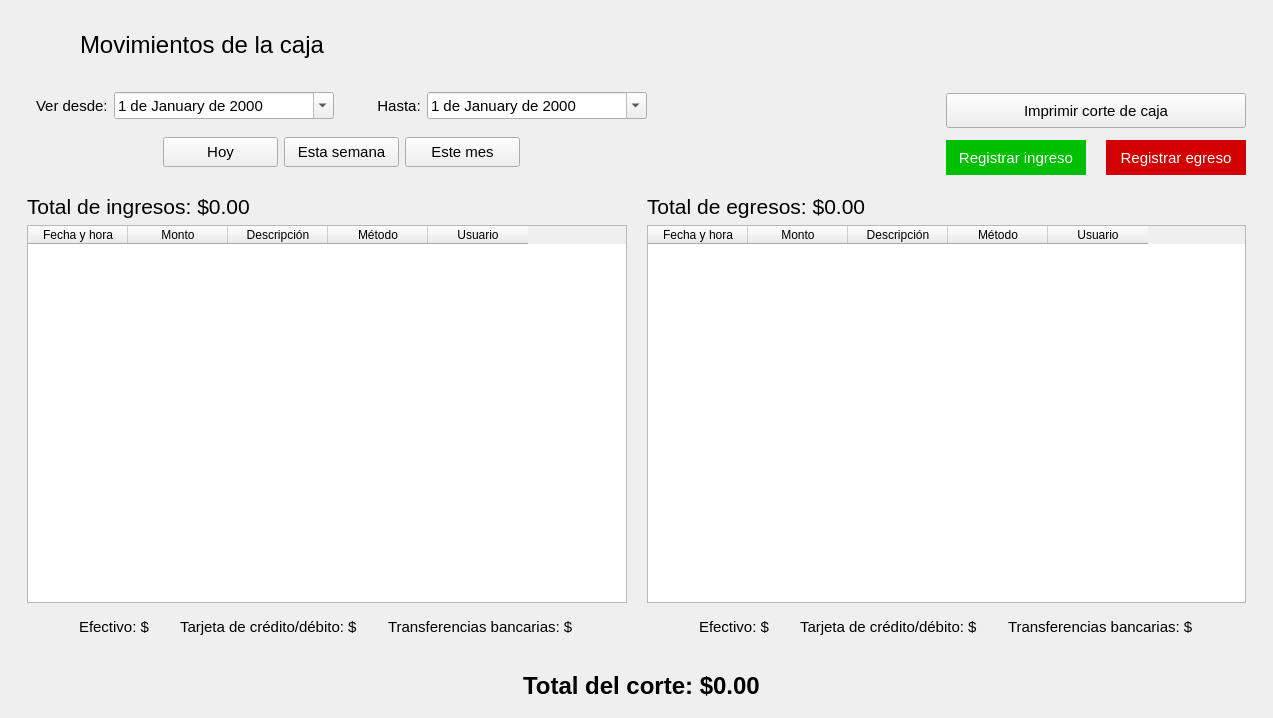
<?xml version="1.0" encoding="UTF-8"?>
<ui version="4.0">
 <class>Caja</class>
 <widget class="QMainWindow" name="Caja">
  <property name="geometry">
   <rect>
    <x>0</x>
    <y>0</y>
    <width>1273</width>
    <height>718</height>
   </rect>
  </property>
  <property name="minimumSize">
   <size>
    <width>1085</width>
    <height>650</height>
   </size>
  </property>
  <property name="windowTitle">
   <string>Administrar usuarios</string>
  </property>
  <property name="windowIcon">
   <iconset resource="../resources.qrc">
    <normaloff>:/img/icon.ico</normaloff>:/img/icon.ico</iconset>
  </property>
  <widget class="QWidget" name="centralwidget">
   <layout class="QVBoxLayout" name="verticalLayout">
    <property name="spacing">
     <number>0</number>
    </property>
    <item alignment="Qt::AlignLeft|Qt::AlignTop">
     <widget class="QFrame" name="frame">
      <property name="font">
       <font>
        <family>Segoe UI</family>
       </font>
      </property>
      <property name="frameShape">
       <enum>QFrame::NoFrame</enum>
      </property>
      <property name="frameShadow">
       <enum>QFrame::Raised</enum>
      </property>
      <layout class="QHBoxLayout" name="horizontalLayout">
       <property name="spacing">
        <number>20</number>
       </property>
       <property name="leftMargin">
        <number>19</number>
       </property>
       <property name="topMargin">
        <number>15</number>
       </property>
       <property name="rightMargin">
        <number>19</number>
       </property>
       <item>
        <widget class="QPushButton" name="btRegresar">
         <property name="font">
          <font>
           <family>Segoe UI</family>
          </font>
         </property>
         <property name="cursor">
          <cursorShape>PointingHandCursor</cursorShape>
         </property>
         <property name="styleSheet">
          <string notr="true">QPushButton {
        background-color: transparent;
        border: none;
        padding: 0px;
    }
    QPushButton:hover {
        background-color: rgba(255, 255, 255, 0);
    }
    QPushButton:pressed {
        background-color: rgba(255, 255, 255, 0);
    }</string>
         </property>
         <property name="icon">
          <iconset resource="../resources.qrc">
           <normaloff>:/img/resources/images/leftarrow.png</normaloff>:/img/resources/images/leftarrow.png</iconset>
         </property>
         <property name="iconSize">
          <size>
           <width>40</width>
           <height>40</height>
          </size>
         </property>
         <property name="flat">
          <bool>true</bool>
         </property>
        </widget>
       </item>
       <item>
        <widget class="QLabel" name="lbTitulo">
         <property name="minimumSize">
          <size>
           <width>261</width>
           <height>41</height>
          </size>
         </property>
         <property name="font">
          <font>
           <family>Segoe UI</family>
           <pointsize>18</pointsize>
          </font>
         </property>
         <property name="text">
          <string>Movimientos de la caja</string>
         </property>
        </widget>
       </item>
      </layout>
     </widget>
    </item>
    <item>
     <widget class="QFrame" name="frame_2">
      <property name="font">
       <font>
        <family>Segoe UI</family>
       </font>
      </property>
      <property name="frameShape">
       <enum>QFrame::NoFrame</enum>
      </property>
      <property name="frameShadow">
       <enum>QFrame::Raised</enum>
      </property>
      <layout class="QGridLayout" name="gridLayout">
       <property name="verticalSpacing">
        <number>0</number>
       </property>
       <item row="0" column="1" alignment="Qt::AlignRight|Qt::AlignVCenter">
        <widget class="QFrame" name="frame_5">
         <property name="font">
          <font>
           <family>Segoe UI</family>
          </font>
         </property>
         <property name="frameShape">
          <enum>QFrame::NoFrame</enum>
         </property>
         <property name="frameShadow">
          <enum>QFrame::Raised</enum>
         </property>
         <layout class="QGridLayout" name="gridLayout_3">
          <property name="horizontalSpacing">
           <number>20</number>
          </property>
          <property name="verticalSpacing">
           <number>12</number>
          </property>
          <item row="0" column="0" colspan="2">
           <widget class="QPushButton" name="btImprimir">
            <property name="minimumSize">
             <size>
              <width>0</width>
              <height>35</height>
             </size>
            </property>
            <property name="font">
             <font>
              <family>Segoe UI</family>
              <pointsize>11</pointsize>
             </font>
            </property>
            <property name="text">
             <string>Imprimir corte de caja</string>
            </property>
           </widget>
          </item>
          <item row="1" column="0">
           <widget class="QPushButton" name="btIngreso">
            <property name="minimumSize">
             <size>
              <width>140</width>
              <height>35</height>
             </size>
            </property>
            <property name="font">
             <font>
              <family>Segoe UI</family>
              <pointsize>11</pointsize>
             </font>
            </property>
            <property name="styleSheet">
             <string notr="true">color: rgb(255, 255, 255);
background-color: rgb(0, 190, 0);
border: 0px;</string>
            </property>
            <property name="text">
             <string>Registrar ingreso</string>
            </property>
           </widget>
          </item>
          <item row="1" column="1">
           <widget class="QPushButton" name="btEgreso">
            <property name="minimumSize">
             <size>
              <width>140</width>
              <height>35</height>
             </size>
            </property>
            <property name="font">
             <font>
              <family>Segoe UI</family>
              <pointsize>11</pointsize>
             </font>
            </property>
            <property name="styleSheet">
             <string notr="true">color: rgb(255, 255, 255);
background-color: rgb(210, 0, 0);
border: 0px;</string>
            </property>
            <property name="text">
             <string>Registrar egreso</string>
            </property>
           </widget>
          </item>
         </layout>
        </widget>
       </item>
       <item row="0" column="0" alignment="Qt::AlignLeft">
        <widget class="QFrame" name="frame_6">
         <property name="font">
          <font>
           <family>Segoe UI</family>
          </font>
         </property>
         <property name="frameShape">
          <enum>QFrame::NoFrame</enum>
         </property>
         <property name="frameShadow">
          <enum>QFrame::Raised</enum>
         </property>
         <layout class="QVBoxLayout" name="verticalLayout_2">
          <property name="spacing">
           <number>0</number>
          </property>
          <property name="topMargin">
           <number>0</number>
          </property>
          <item>
           <widget class="QFrame" name="frame_7">
            <property name="font">
             <font>
              <family>Segoe UI</family>
             </font>
            </property>
            <layout class="QHBoxLayout" name="horizontalLayout_3">
             <item>
              <widget class="QLabel" name="label">
               <property name="font">
                <font>
                 <family>Segoe UI</family>
                 <pointsize>11</pointsize>
                </font>
               </property>
               <property name="text">
                <string>Ver desde:</string>
               </property>
              </widget>
             </item>
             <item>
              <widget class="QDateEdit" name="dateDesde">
               <property name="minimumSize">
                <size>
                 <width>220</width>
                 <height>0</height>
                </size>
               </property>
               <property name="maximumSize">
                <size>
                 <width>220</width>
                 <height>16777215</height>
                </size>
               </property>
               <property name="font">
                <font>
                 <family>Segoe UI</family>
                 <pointsize>11</pointsize>
                </font>
               </property>
               <property name="displayFormat">
                <string>d 'de' MMMM 'de' yyyy</string>
               </property>
               <property name="calendarPopup">
                <bool>true</bool>
               </property>
              </widget>
             </item>
             <item>
              <widget class="QLabel" name="label_2">
               <property name="font">
                <font>
                 <family>Segoe UI</family>
                 <pointsize>11</pointsize>
                </font>
               </property>
               <property name="text">
                <string>         Hasta:</string>
               </property>
              </widget>
             </item>
             <item>
              <widget class="QDateEdit" name="dateHasta">
               <property name="minimumSize">
                <size>
                 <width>220</width>
                 <height>0</height>
                </size>
               </property>
               <property name="maximumSize">
                <size>
                 <width>220</width>
                 <height>16777215</height>
                </size>
               </property>
               <property name="font">
                <font>
                 <family>Segoe UI</family>
                 <pointsize>11</pointsize>
                </font>
               </property>
               <property name="displayFormat">
                <string>d 'de' MMMM 'de' yyyy</string>
               </property>
               <property name="calendarPopup">
                <bool>true</bool>
               </property>
              </widget>
             </item>
            </layout>
           </widget>
          </item>
          <item alignment="Qt::AlignHCenter">
           <widget class="QFrame" name="frame_13">
            <property name="font">
             <font>
              <family>Segoe UI</family>
             </font>
            </property>
            <layout class="QHBoxLayout" name="horizontalLayout_9">
             <item>
              <widget class="QPushButton" name="btHoy">
               <property name="minimumSize">
                <size>
                 <width>115</width>
                 <height>30</height>
                </size>
               </property>
               <property name="font">
                <font>
                 <family>Segoe UI</family>
                 <pointsize>11</pointsize>
                </font>
               </property>
               <property name="text">
                <string>Hoy</string>
               </property>
              </widget>
             </item>
             <item>
              <widget class="QPushButton" name="btEstaSemana">
               <property name="minimumSize">
                <size>
                 <width>115</width>
                 <height>30</height>
                </size>
               </property>
               <property name="font">
                <font>
                 <family>Segoe UI</family>
                 <pointsize>11</pointsize>
                </font>
               </property>
               <property name="text">
                <string>Esta semana</string>
               </property>
              </widget>
             </item>
             <item>
              <widget class="QPushButton" name="btEsteMes">
               <property name="minimumSize">
                <size>
                 <width>115</width>
                 <height>30</height>
                </size>
               </property>
               <property name="font">
                <font>
                 <family>Segoe UI</family>
                 <pointsize>11</pointsize>
                </font>
               </property>
               <property name="text">
                <string>Este mes</string>
               </property>
              </widget>
             </item>
            </layout>
           </widget>
          </item>
         </layout>
        </widget>
       </item>
       <item row="1" column="0" colspan="2">
        <widget class="QFrame" name="frame_4">
         <property name="font">
          <font>
           <family>Segoe UI</family>
          </font>
         </property>
         <property name="frameShape">
          <enum>QFrame::NoFrame</enum>
         </property>
         <property name="frameShadow">
          <enum>QFrame::Raised</enum>
         </property>
         <layout class="QGridLayout" name="gridLayout_2">
          <property name="horizontalSpacing">
           <number>20</number>
          </property>
          <item row="0" column="0">
           <widget class="QLabel" name="lbTotalIngresos">
            <property name="font">
             <font>
              <family>Segoe UI</family>
              <pointsize>16</pointsize>
             </font>
            </property>
            <property name="text">
             <string>Total de ingresos: $0.00</string>
            </property>
           </widget>
          </item>
          <item row="0" column="1">
           <widget class="QLabel" name="lbTotalEgresos">
            <property name="font">
             <font>
              <family>Segoe UI</family>
              <pointsize>16</pointsize>
             </font>
            </property>
            <property name="text">
             <string>Total de egresos: $0.00</string>
            </property>
           </widget>
          </item>
          <item row="1" column="0">
           <widget class="TablaDatos" name="tabla_ingresos">
            <column>
             <property name="text">
              <string>Fecha y hora</string>
             </property>
            </column>
            <column>
             <property name="text">
              <string>Monto</string>
             </property>
            </column>
            <column>
             <property name="text">
              <string>Descripción</string>
             </property>
            </column>
            <column>
             <property name="text">
              <string>Método</string>
             </property>
            </column>
            <column>
             <property name="text">
              <string>Usuario</string>
             </property>
            </column>
           </widget>
          </item>
          <item row="1" column="1">
           <widget class="TablaDatos" name="tabla_egresos">
            <column>
             <property name="text">
              <string>Fecha y hora</string>
             </property>
            </column>
            <column>
             <property name="text">
              <string>Monto</string>
             </property>
            </column>
            <column>
             <property name="text">
              <string>Descripción</string>
             </property>
            </column>
            <column>
             <property name="text">
              <string>Método</string>
             </property>
            </column>
            <column>
             <property name="text">
              <string>Usuario</string>
             </property>
            </column>
           </widget>
          </item>
          <item row="2" column="0" alignment="Qt::AlignHCenter">
           <widget class="QFrame" name="frame_8">
            <property name="font">
             <font>
              <family>Segoe UI</family>
             </font>
            </property>
            <layout class="QHBoxLayout" name="horizontalLayout_5">
             <property name="spacing">
              <number>30</number>
             </property>
             <item>
              <widget class="QLabel" name="lbIngresosEfectivo">
               <property name="minimumSize">
                <size>
                 <width>47</width>
                 <height>13</height>
                </size>
               </property>
               <property name="font">
                <font>
                 <family>Segoe UI</family>
                 <pointsize>11</pointsize>
                </font>
               </property>
               <property name="text">
                <string>Efectivo: $</string>
               </property>
              </widget>
             </item>
             <item>
              <widget class="QLabel" name="lbIngresosTarjeta">
               <property name="minimumSize">
                <size>
                 <width>47</width>
                 <height>13</height>
                </size>
               </property>
               <property name="font">
                <font>
                 <family>Segoe UI</family>
                 <pointsize>11</pointsize>
                </font>
               </property>
               <property name="text">
                <string>Tarjeta de crédito/débito: $</string>
               </property>
              </widget>
             </item>
             <item>
              <widget class="QLabel" name="lbIngresosTransferencia">
               <property name="minimumSize">
                <size>
                 <width>47</width>
                 <height>13</height>
                </size>
               </property>
               <property name="font">
                <font>
                 <family>Segoe UI</family>
                 <pointsize>11</pointsize>
                </font>
               </property>
               <property name="text">
                <string>Transferencias bancarias: $</string>
               </property>
              </widget>
             </item>
            </layout>
           </widget>
          </item>
          <item row="2" column="1" alignment="Qt::AlignHCenter">
           <widget class="QFrame" name="frame_9">
            <property name="font">
             <font>
              <family>Segoe UI</family>
             </font>
            </property>
            <layout class="QHBoxLayout" name="horizontalLayout_6">
             <property name="spacing">
              <number>30</number>
             </property>
             <item>
              <widget class="QLabel" name="lbEgresosEfectivo">
               <property name="minimumSize">
                <size>
                 <width>47</width>
                 <height>13</height>
                </size>
               </property>
               <property name="font">
                <font>
                 <family>Segoe UI</family>
                 <pointsize>11</pointsize>
                </font>
               </property>
               <property name="text">
                <string>Efectivo: $</string>
               </property>
              </widget>
             </item>
             <item>
              <widget class="QLabel" name="lbEgresosTarjeta">
               <property name="minimumSize">
                <size>
                 <width>47</width>
                 <height>13</height>
                </size>
               </property>
               <property name="font">
                <font>
                 <family>Segoe UI</family>
                 <pointsize>11</pointsize>
                </font>
               </property>
               <property name="text">
                <string>Tarjeta de crédito/débito: $</string>
               </property>
              </widget>
             </item>
             <item>
              <widget class="QLabel" name="lbEgresosTransferencia">
               <property name="minimumSize">
                <size>
                 <width>47</width>
                 <height>13</height>
                </size>
               </property>
               <property name="font">
                <font>
                 <family>Segoe UI</family>
                 <pointsize>11</pointsize>
                </font>
               </property>
               <property name="text">
                <string>Transferencias bancarias: $</string>
               </property>
              </widget>
             </item>
            </layout>
           </widget>
          </item>
         </layout>
        </widget>
       </item>
      </layout>
     </widget>
    </item>
    <item>
     <widget class="QFrame" name="frame_3">
      <property name="font">
       <font>
        <family>Segoe UI</family>
       </font>
      </property>
      <layout class="QHBoxLayout" name="horizontalLayout_2">
       <property name="leftMargin">
        <number>19</number>
       </property>
       <item alignment="Qt::AlignHCenter">
        <widget class="QLabel" name="lbTotal">
         <property name="font">
          <font>
           <family>Segoe UI</family>
           <pointsize>18</pointsize>
           <bold>true</bold>
          </font>
         </property>
         <property name="text">
          <string>Total del corte: $0.00</string>
         </property>
        </widget>
       </item>
      </layout>
     </widget>
    </item>
   </layout>
  </widget>
 </widget>
 <customwidgets>
  <customwidget>
   <class>TablaDatos</class>
   <extends>QTableWidget</extends>
   <header>utils.mywidgets.h</header>
  </customwidget>
 </customwidgets>
 <resources>
  <include location="../resources.qrc"/>
 </resources>
 <connections/>
</ui>
